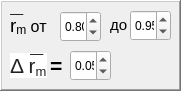
   <widget class="QFrame" name="frame_8">
    <property name="geometry">
     <rect>
      <x>750</x>
      <y>140</y>
      <width>181</width>
      <height>91</height>
     </rect>
    </property>
    <property name="frameShape">
     <enum>QFrame::WinPanel</enum>
    </property>
    <property name="frameShadow">
     <enum>QFrame::Raised</enum>
    </property>
    <widget class="QLabel" name="lbl_18">
     <property name="geometry">
      <rect>
       <x>10</x>
       <y>10</y>
       <width>41</width>
       <height>31</height>
      </rect>
     </property>
     <property name="text">
      <string>&lt;html&gt;&lt;head/&gt;&lt;body&gt;&lt;p&gt;&lt;span style=&quot; font-size:14pt;&quot;&gt;r&lt;/span&gt;&lt;span style=&quot; font-size:14pt; vertical-align:sub;&quot;&gt;m&lt;/span&gt;&lt;span style=&quot; font-size:12pt;&quot;&gt; от&lt;/span&gt;&lt;/p&gt;&lt;/body&gt;&lt;/html&gt;</string>
     </property>
    </widget>
    <widget class="QDoubleSpinBox" name="dblSpinBox_12">
     <property name="geometry">
      <rect>
       <x>60</x>
       <y>11</y>
       <width>41</width>
       <height>31</height>
      </rect>
     </property>
     <property name="wrapping">
      <bool>true</bool>
     </property>
     <property name="suffix">
      <string/>
     </property>
     <property name="decimals">
      <number>2</number>
     </property>
     <property name="minimum">
      <double>0.800000000000000</double>
     </property>
     <property name="maximum">
      <double>0.950000000000000</double>
     </property>
     <property name="singleStep">
      <double>0.050000000000000</double>
     </property>
     <property name="value">
      <double>0.800000000000000</double>
     </property>
    </widget>
    <widget class="QLabel" name="lbl_19">
     <property name="geometry">
      <rect>
       <x>110</x>
       <y>10</y>
       <width>21</width>
       <height>31</height>
      </rect>
     </property>
     <property name="text">
      <string>&lt;html&gt;&lt;head/&gt;&lt;body&gt;&lt;p&gt;&lt;span style=&quot; font-size:11pt;&quot;&gt;до&lt;/span&gt;&lt;/p&gt;&lt;/body&gt;&lt;/html&gt;</string>
     </property>
    </widget>
    <widget class="QDoubleSpinBox" name="dblSpinBox_14">
     <property name="geometry">
      <rect>
       <x>130</x>
       <y>10</y>
       <width>41</width>
       <height>31</height>
      </rect>
     </property>
     <property name="wrapping">
      <bool>true</bool>
     </property>
     <property name="decimals">
      <number>2</number>
     </property>
     <property name="minimum">
      <double>0.750000000000000</double>
     </property>
     <property name="maximum">
      <double>0.950000000000000</double>
     </property>
     <property name="singleStep">
      <double>0.050000000000000</double>
     </property>
     <property name="value">
      <double>0.950000000000000</double>
     </property>
    </widget>
    <widget class="QLabel" name="lbl_20">
     <property name="geometry">
      <rect>
       <x>10</x>
       <y>50</y>
       <width>81</width>
       <height>31</height>
      </rect>
     </property>
     <property name="text">
      <string>&lt;!DOCTYPE HTML PUBLIC &quot;-//W3C//DTD HTML 4.0//EN&quot; &quot;http://www.w3.org/TR/REC-html40/strict.dtd&quot;&gt;
&lt;html&gt;&lt;head&gt;&lt;meta name=&quot;qrichtext&quot; content=&quot;1&quot; /&gt;&lt;style type=&quot;text/css&quot;&gt;
p, li { white-space: pre-wrap; }
&lt;/style&gt;&lt;/head&gt;&lt;body style=&quot; font-family:'MS Shell Dlg 2'; font-size:8pt; font-weight:400; font-style:normal;&quot;&gt;
&lt;p style=&quot; margin-top:12px; margin-bottom:12px; margin-left:0px; margin-right:0px; -qt-block-indent:0; text-indent:0px;&quot;&gt;&lt;span style=&quot; font-family:'arial,sans-serif'; font-size:16pt; color:#222222; background-color:#ffffff;&quot;&gt;Δ r&lt;/span&gt;&lt;span style=&quot; font-family:'arial,sans-serif'; font-size:16pt; color:#222222; background-color:#ffffff; vertical-align:sub;&quot;&gt;m&lt;/span&gt;&lt;span style=&quot; font-family:'Times New Roman,serif'; font-size:16pt; vertical-align:sub;&quot;&gt; &lt;/span&gt;&lt;span style=&quot; font-family:'Times New Roman,serif'; font-size:16pt; font-weight:600;&quot;&gt;=&lt;/span&gt;&lt;/p&gt;&lt;/body&gt;&lt;/html&gt;</string>
     </property>
    </widget>
    <widget class="QDoubleSpinBox" name="dblSpinBox_18">
     <property name="geometry">
      <rect>
       <x>70</x>
       <y>50</y>
       <width>41</width>
       <height>31</height>
      </rect>
     </property>
     <property name="wrapping">
      <bool>true</bool>
     </property>
     <property name="decimals">
      <number>2</number>
     </property>
     <property name="minimum">
      <double>0.050000000000000</double>
     </property>
     <property name="maximum">
      <double>0.100000000000000</double>
     </property>
     <property name="singleStep">
      <double>0.010000000000000</double>
     </property>
     <property name="value">
      <double>0.050000000000000</double>
     </property>
    </widget>
    <widget class="QLabel" name="label_14">
     <property name="geometry">
      <rect>
       <x>10</x>
       <y>0</y>
       <width>16</width>
       <height>16</height>
      </rect>
     </property>
     <property name="text">
      <string>__</string>
     </property>
    </widget>
    <widget class="QLabel" name="label_15">
     <property name="geometry">
      <rect>
       <x>30</x>
       <y>40</y>
       <width>16</width>
       <height>16</height>
      </rect>
     </property>
     <property name="text">
      <string>__</string>
     </property>
    </widget>
   </widget>
